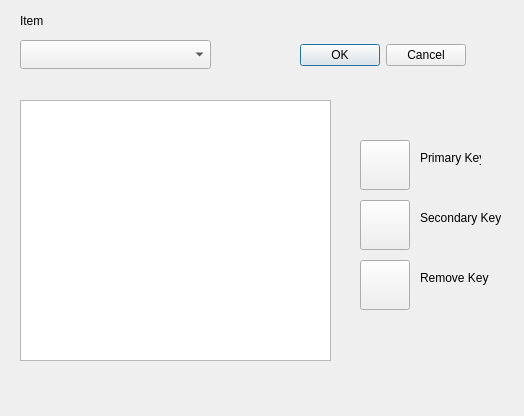
<?xml version="1.0" encoding="UTF-8"?>
<ui version="4.0">
 <class>AttDialogEdit</class>
 <widget class="QDialog" name="AttDialogEdit">
  <property name="geometry">
   <rect>
    <x>0</x>
    <y>0</y>
    <width>524</width>
    <height>416</height>
   </rect>
  </property>
  <property name="windowTitle">
   <string>Dialog</string>
  </property>
  <widget class="QTableWidget" name="tableWidget">
   <property name="geometry">
    <rect>
     <x>20</x>
     <y>100</y>
     <width>311</width>
     <height>261</height>
    </rect>
   </property>
  </widget>
  <widget class="QLabel" name="nameLabel">
   <property name="geometry">
    <rect>
     <x>20</x>
     <y>60</y>
     <width>311</width>
     <height>21</height>
    </rect>
   </property>
   <property name="text">
    <string/>
   </property>
  </widget>
  <widget class="QPushButton" name="primaryKeyPButton">
   <property name="geometry">
    <rect>
     <x>360</x>
     <y>140</y>
     <width>50</width>
     <height>50</height>
    </rect>
   </property>
   <property name="text">
    <string/>
   </property>
   <property name="icon">
    <iconset resource="images/images.qrc">
     <normaloff>:/img/Pk.png</normaloff>:/img/Pk.png</iconset>
   </property>
   <property name="iconSize">
    <size>
     <width>40</width>
     <height>40</height>
    </size>
   </property>
  </widget>
  <widget class="QPushButton" name="secondaryKeyPButton">
   <property name="geometry">
    <rect>
     <x>360</x>
     <y>200</y>
     <width>50</width>
     <height>50</height>
    </rect>
   </property>
   <property name="text">
    <string/>
   </property>
   <property name="icon">
    <iconset resource="images/images.qrc">
     <normaloff>:/img/Sk.png</normaloff>:/img/Sk.png</iconset>
   </property>
   <property name="iconSize">
    <size>
     <width>35</width>
     <height>35</height>
    </size>
   </property>
  </widget>
  <widget class="QLabel" name="itemLabel">
   <property name="geometry">
    <rect>
     <x>20</x>
     <y>10</y>
     <width>191</width>
     <height>21</height>
    </rect>
   </property>
   <property name="text">
    <string>Item</string>
   </property>
  </widget>
  <widget class="QComboBox" name="itemComboBox">
   <property name="geometry">
    <rect>
     <x>20</x>
     <y>40</y>
     <width>191</width>
     <height>29</height>
    </rect>
   </property>
  </widget>
  <widget class="QDialogButtonBox" name="buttonBox">
   <property name="geometry">
    <rect>
     <x>290</x>
     <y>40</y>
     <width>176</width>
     <height>31</height>
    </rect>
   </property>
   <property name="standardButtons">
    <set>QDialogButtonBox::Cancel|QDialogButtonBox::Ok</set>
   </property>
  </widget>
  <widget class="QPushButton" name="eraseKeyPButton">
   <property name="geometry">
    <rect>
     <x>360</x>
     <y>260</y>
     <width>50</width>
     <height>50</height>
    </rect>
   </property>
   <property name="text">
    <string/>
   </property>
   <property name="icon">
    <iconset resource="images/images.qrc">
     <normaloff>:/img/Quit.ico</normaloff>:/img/Quit.ico</iconset>
   </property>
   <property name="iconSize">
    <size>
     <width>35</width>
     <height>35</height>
    </size>
   </property>
  </widget>
  <widget class="QLabel" name="label">
   <property name="geometry">
    <rect>
     <x>420</x>
     <y>150</y>
     <width>61</width>
     <height>16</height>
    </rect>
   </property>
   <property name="text">
    <string>Primary Key</string>
   </property>
  </widget>
  <widget class="QLabel" name="label_2">
   <property name="geometry">
    <rect>
     <x>420</x>
     <y>210</y>
     <width>81</width>
     <height>16</height>
    </rect>
   </property>
   <property name="text">
    <string>Secondary Key</string>
   </property>
  </widget>
  <widget class="QLabel" name="label_3">
   <property name="geometry">
    <rect>
     <x>420</x>
     <y>270</y>
     <width>81</width>
     <height>16</height>
    </rect>
   </property>
   <property name="text">
    <string>Remove Key</string>
   </property>
  </widget>
 </widget>
 <resources>
  <include location="images/images.qrc"/>
 </resources>
 <connections/>
</ui>
